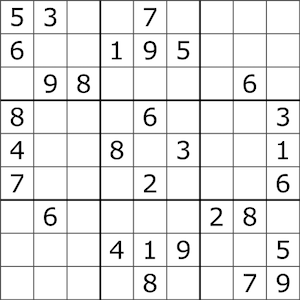
#> input picture cvStudy/img/edgeFind.png, 300 x 300 px
$ python surf.py
#> lines starting #> are read from the running program, lines starting #| are printed output that depends on the picture; after the words box and inside, x2 and y2 are one past the last pixel; in counts of white or black regions, pixels touching at a corner belong together
# 角点检测
import cv2
import numpy

img = cv2.imread("./img/edgeFind.png")
#> img is the input picture: shape (300, 300, 3); min 0, max 255, mean 233.6
# 灰度化
gray = cv2.cvtColor(img, cv2.COLOR_BGR2GRAY)

# 创建 ORB 对象
surf = cv2.ORB_create()
# 进行检测
kp, des = surf.detectAndCompute(gray, None)
#> kp = 478 keypoints; strongest (x, y, size): (117, 250, 31), (81, 78, 31), (114, 145, 31), (86, 87, 31)

# 绘制关键点
cv2.drawKeypoints(gray, kp, img)
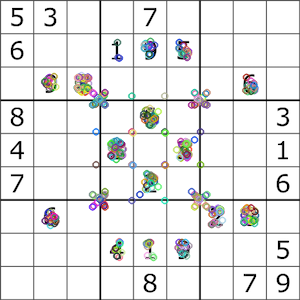
#> img: shape (300, 300, 3); 8.19% of pixels changed, all inside (x1, y1, x2, y2) = (40, 37, 260, 262)

while True:
    cv2.imshow("org", img)
    key = cv2.waitKey(1) & 0xFF
#> (key q is pressed here)
    if key == ord('q'):
        break
cv2.destroyAllWindows
